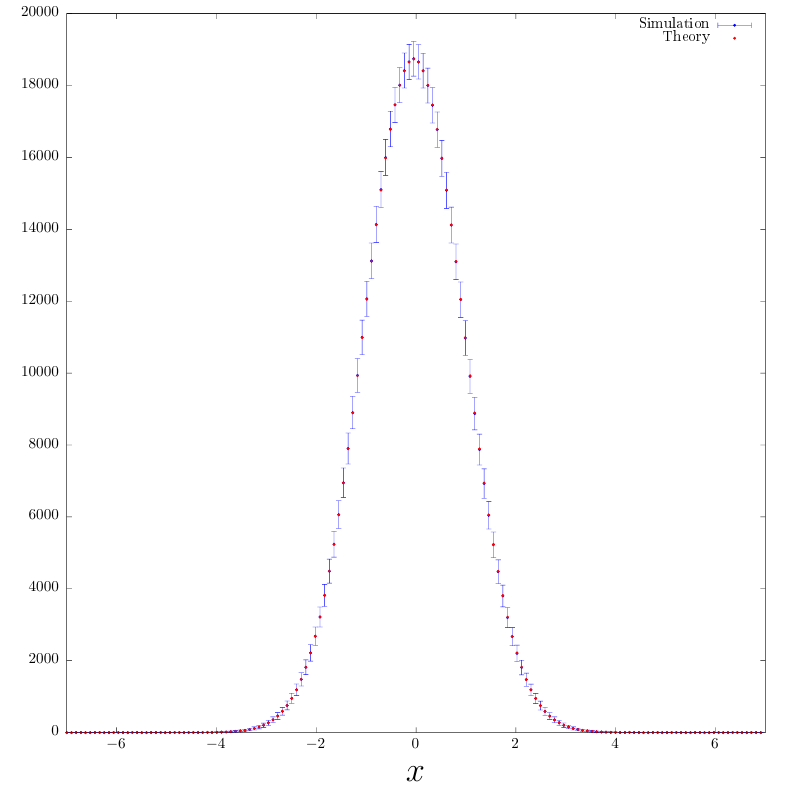

This figure's gnuplot source:
set terminal cairolatex standalone pdf color colortext size 20cm, 20cm
set output "plot_single.tex"

set style fill solid 1.0

set xlabel '\Huge$x$' offset 0,-1
set ylabel '\Huge Frequency' offset -2,0

set xrange [-7:7]

data = "../data/single_well.data"
set yrange [0:*]
plot data u 1:2:($3*0.5) with yerrorbars pt 7 ps 0.3 lc rgb "blue" title "Simulation",\
     data u 1:4 pt 7 ps 0.3 lc rgb "red" title "Theory"
